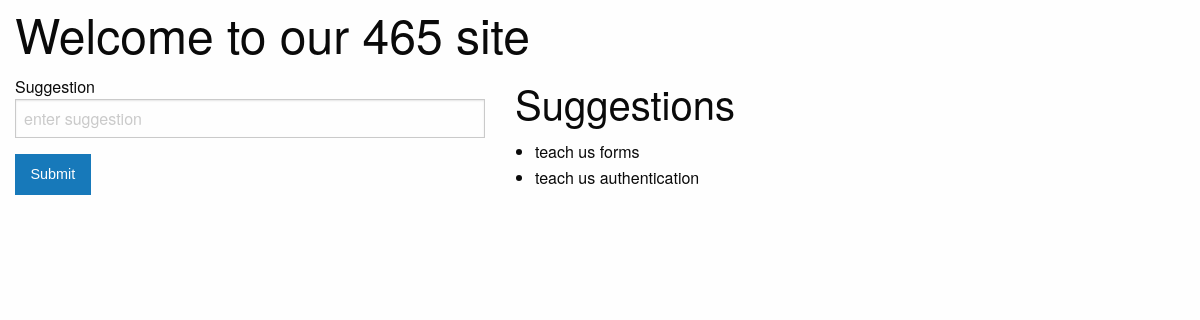
The app's page /, older data.
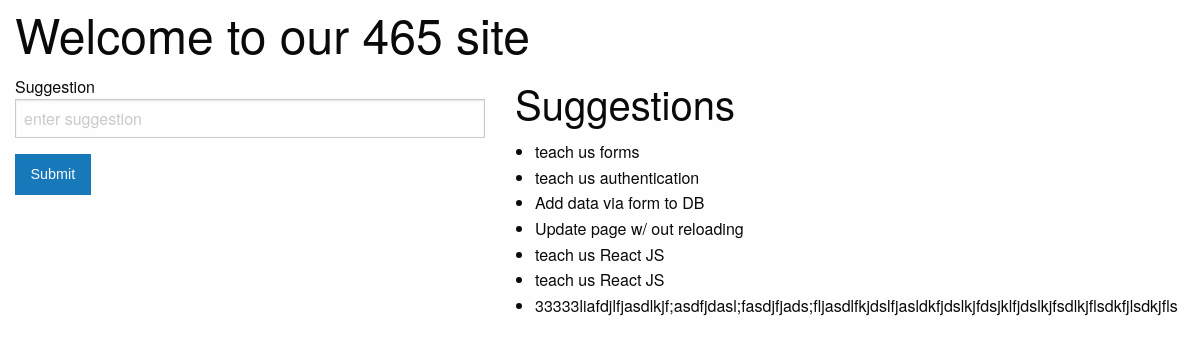
The same page, newer data.
### firstapp/models.py (models this page shows, shortened)
class Suggestion(models.Model):
    suggestion = models.CharField(max_length=140)

### firstapp/views.py (the view)
# urls.py: url(r'^$',views.index, name='index'),
def index(request):
    if request.method == 'POST':
        form = SuggestionForm(request.POST)
        if form.is_valid():
            submit = form.cleaned_data['suggestion']
            suggest = Suggestion(suggestion=submit)
            suggest.save()
            form = SuggestionForm()
        else:
            submit = ""
    else:
        form = SuggestionForm()
        submit = ""
    suggestions = Suggestion.objects.all()
    context = {
        'title':"Home",
        'content': suggestions,
        'form':form,
        'submit':submit
        }
    return render(request,'home.html',context)

### firstapp/forms.py
class SuggestionForm(forms.Form):
    suggestion = forms.CharField(
        label='Suggestion',
        max_length=140,
        widget=forms.TextInput(attrs={
            'placeholder': 'enter suggestion'
            }))

### firstapp/templates/home.html (shortened to what this page needs)
{% extends "default.html" %}
{% load static %}
{% block content %}
<div class="row">
  <div class="large-12 columns">
    <h1>Welcome to our 465 site</h1>
  </div>
</div>
<div class="row">
  <div class="large-5 columns">
    <form action="" method="post">
      <div class="row">
        <div class="large-12 columns">
          {{ form.suggestion.label }}
          {{ form.suggestion }}
          </div>
      </div>
      <div class="row">
        <div class="large-12 columns">
          <input type="submit" value="Submit" class="button">
        </div>
      </div>
    </form>
  </div>
  <div class="large-7 columns">
    <h2>Suggestions</h2>
    <ul>
    {% for element in content %}
    <li>{{ element.suggestion }}</li>
    {% endfor %}
    </ul>
  </div>
</div>
{% endblock %}

### firstapp/templates/default.html (shortened to what this page needs)
{% extends "base.html" %}
{% load static %}
{% block head %}
<link rel="stylesheet" href="{% static "css/foundation.css" %}">
<link rel="stylesheet" href="{% static "css/app.css" %}">
{% endblock %}

### firstapp/templates/base.html (shortened to what this page needs)
<!DOCTYPE html>
<html>
  <head>
  {% block head %}
  {% endblock %}
  </head>
  <body>
    {% block content %}
    {% endblock %}
  </body>
</html>

Row changes from the older to the newer data that the page shows:
added Suggestion: suggestion "Add data via form to DB"
added Suggestion: suggestion "Update page w/ out reloading"
added Suggestion: suggestion "teach us React JS"
added Suggestion: suggestion "teach us React JS"
added Suggestion: suggestion "33333liafdjlfjasdlkjf;asdfjdasl;fasdjfjads;fljasdlfkjdslfjasldkfjdslkjfdsjklfjdslkjfsdlkjflsdkfjlsdkjfls"
